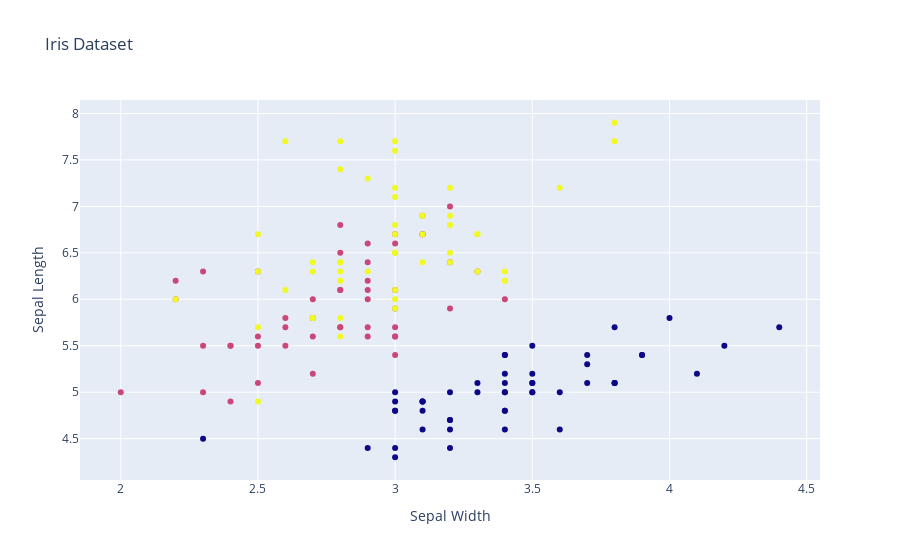

Notebook cell for this chart:
### Code cell
import plotly.graph_objects as go
import plotly.express as px
import pandas as pd
iris = px.data.iris()
fig=go.Figure()
fig.add_trace(go.Scatter(x=iris["sepal_width"],y=iris["sepal_length"],mode="markers",marker_color=iris["species_id"]))
fig.update_layout(dict(title="Iris Dataset",xaxis_title="Sepal Width",yaxis_title="Sepal Length"))
fig.show()

### Figure 1 — Plotly figure (JSON) as saved in the notebook; plotly's stock layout.template omitted (floating-point values rounded to 4 significant figures; data arrays with more than 128 entries replaced by an {"elided": "..."} marker saying what was removed)
{"data": [{"marker": {"color": {"elided": "150 int values"}}, "mode": "markers", "type": "scatter", "x": {"elided": "150 float values"}, "y": {"elided": "150 float values"}}], "layout": {"title": {"text": "Iris Dataset"}, "xaxis": {"title": {"text": "Sepal Width"}}, "yaxis": {"title": {"text": "Sepal Length"}}}}
